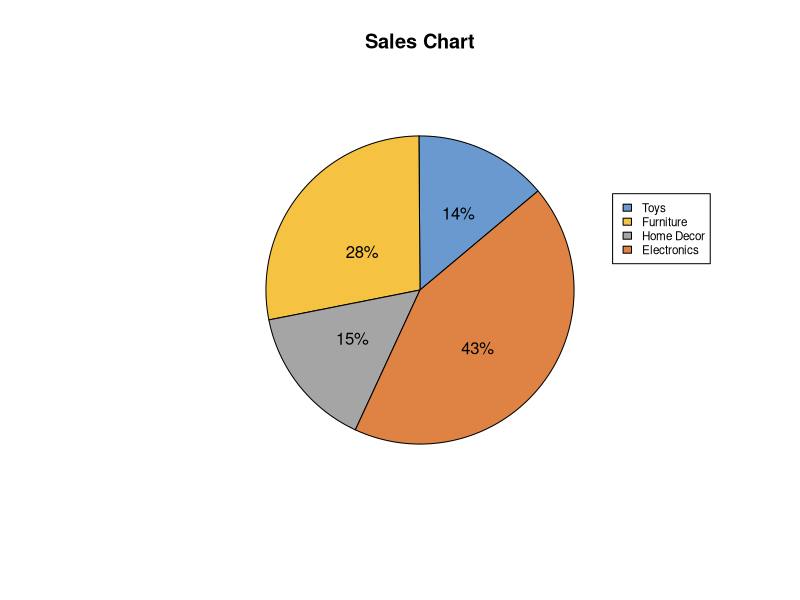
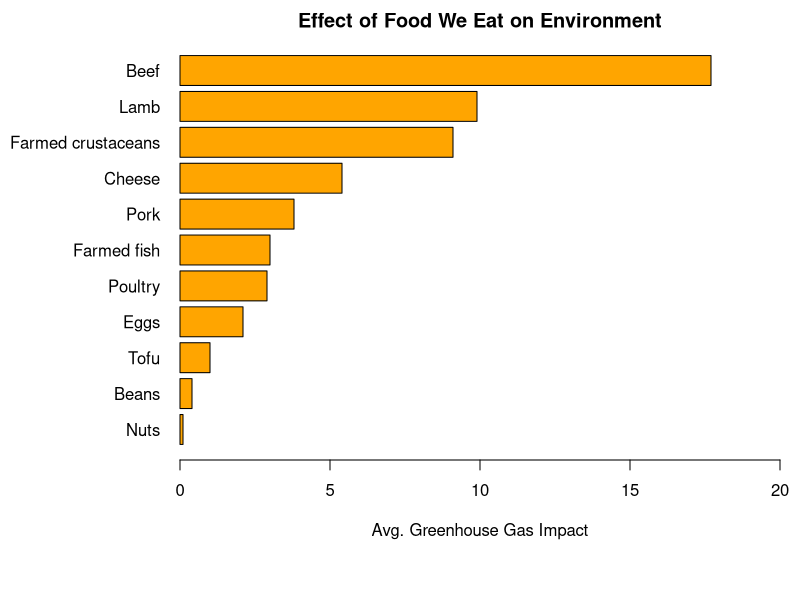
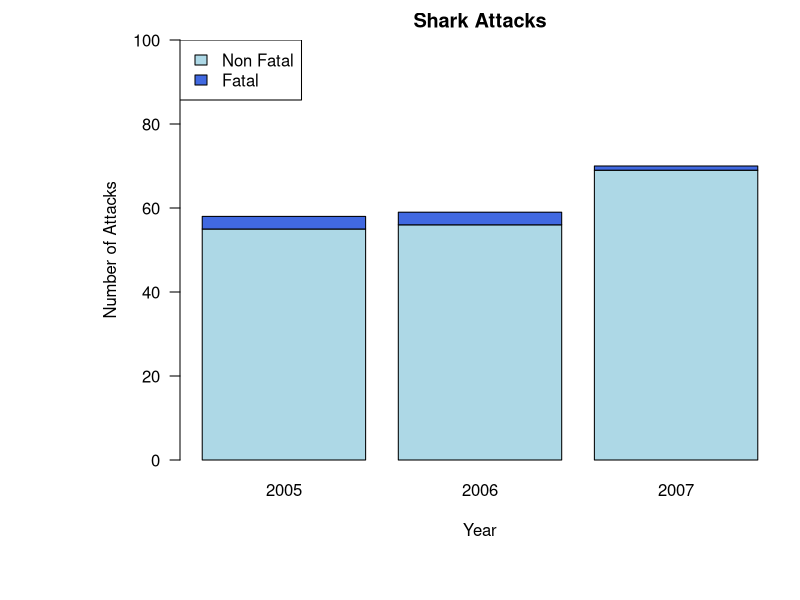
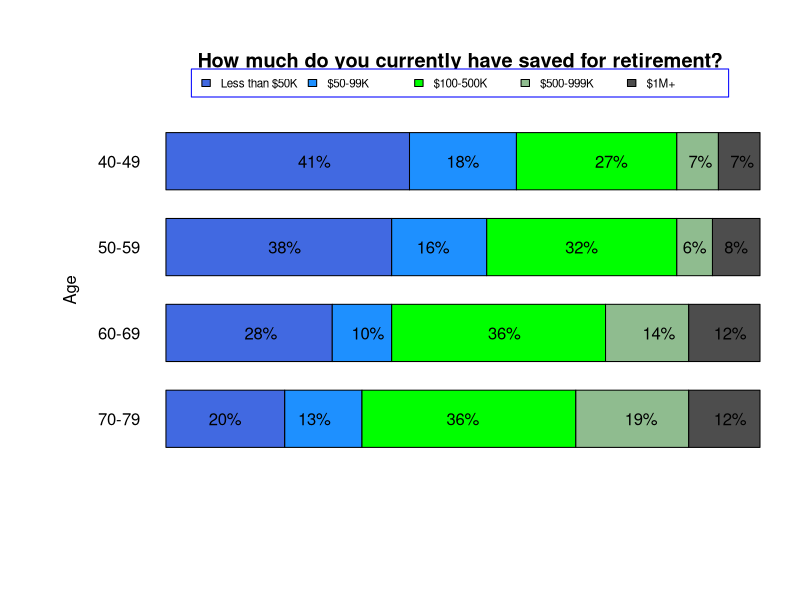
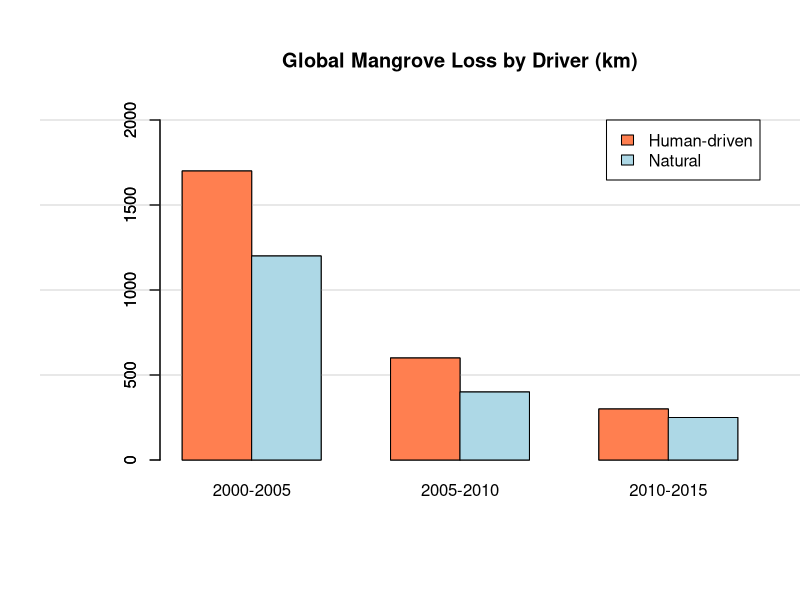
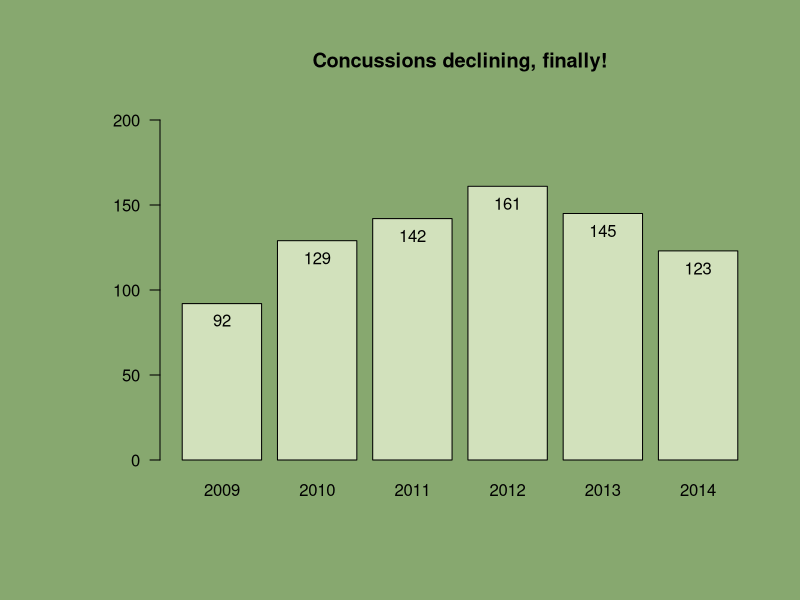
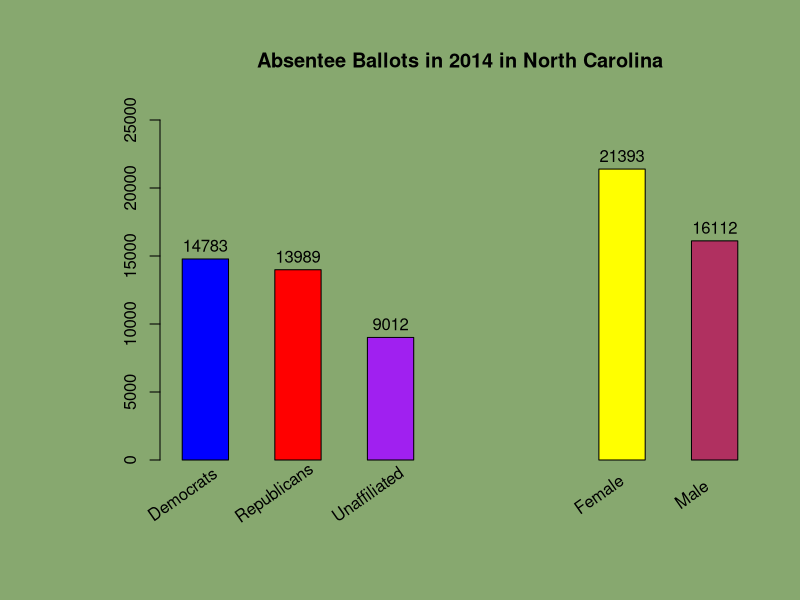
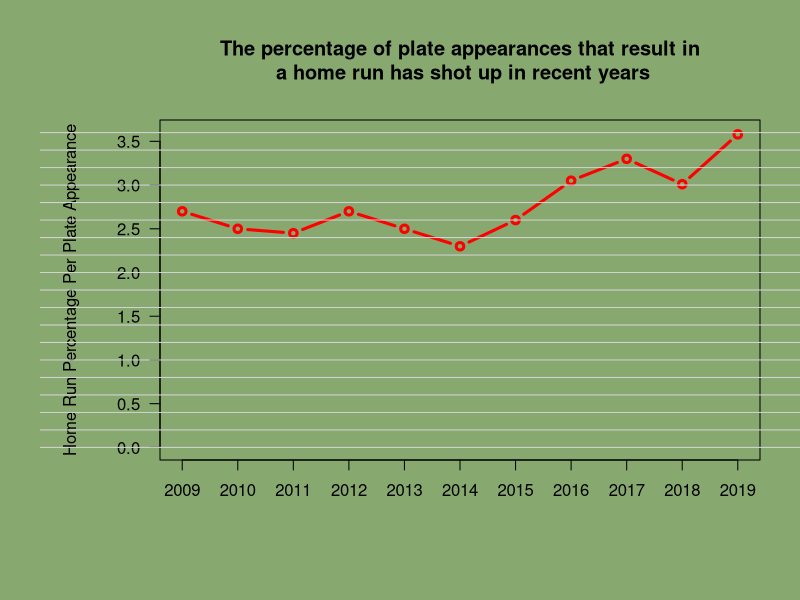

R code for these plots, in order:
## ---- chunk 1
knitr::opts_chunk$set(echo = TRUE)
## ---- chunk 2
mycolors <- c('#6A99D0', '#F5C242', '#A5A5A5', '#DE8344')
sales <- c(1728.02, 3456.04, 1851.45, 5307.49)
pie(sales, init.angle = 40, col = mycolors, labels = '', main = 'Sales Chart')
legend(1, 0.5, c("Toys","Furniture","Home Decor", 'Electronics'), 
       cex = 0.7, 
       fill = mycolors)
text(0.2, 0.4, '14%') 
text(-0.3, 0.2, '28%')
text(-0.35, -0.25, '15%') 
text(0.3, -0.3, '43%') # 0.3 and -0.3 in here are the x and y-coordinates of the text
## ---- chunk 3
par(mar = c(4, 7, 2, 1), oma = c(3, 2, 0, 0))
impact <-c(17.7, 9.9, 9.1, 5.4, 3.8, 3.0, 2.9, 2.1, 1, 0.4, 0.1)
food <-c("Beef", "Lamb", "Farmed crustaceans", "Cheese", "Pork", "Farmed fish", "Poultry", "Eggs", "Tofu", "Beans", "Nuts")
barplot(impact[order(impact,decreasing=FALSE)], 
        names.arg=food[order(impact,decreasing=FALSE)],  
        horiz = TRUE, las = 1, 
        col = "orange",
        xlim = c(0, 20), xlab = "Avg. Greenhouse Gas Impact", ylab = "",
        main = "Effect of Food We Eat on Environment"
        )
## ---- chunk 4
nonfatal <- c(55, 56, 69)
fatal <- c(3, 3, 1)
x <- as.matrix(rbind(nonfatal, fatal))
colnames(x) <- c("2005", "2006", "2007")
barplot(x, ylim = c(0, 100), col = c("lightblue", "royalblue"), 
        main = "Shark Attacks", xlab = "Year", ylab = "Number of Attacks", 
        las = 1) 

legend("topleft", legend = c("Non Fatal", "Fatal"), 
       fill = c("lightblue", "royalblue")
       )
## ---- chunk 5
savings <-matrix(c(20, 13, 36, 19, 12,
                   28, 10, 36, 14, 12,
                   38, 16, 32, 6, 8,
                   41, 18, 27, 7,7), nrow =5)
colnames(savings) <-c( "70-79", "60-69", "50-59", "40-49")
par(mar =c(4,6,6,2), mgp =c(4, 1, 0), xpd =TRUE)
pic <-barplot(savings, horiz =TRUE,  xaxt ="n", space =0.5,
              col =c("royalblue", "dodgerblue", "green", "darkseagreen", "gray30"), 
              main ="How much do you currently have saved for retirement?", 
              ylab ="Age", las =2)
legend("top", inset =-0.15, ncol =5, box.col ="blue", cex = 0.7,
       legend =c("Less than $50K", "$50-99K", "$100-500K", "$500-999K", "$1M+"),
       fill =c("royalblue", "dodgerblue", "green", "darkseagreen", "gray30"))

text(pic, x =c(10, 16, 20, 25), c("20%", "28%","38%", "41%"))
text(pic, x =c(25, 34, 45, 50), c("13%", "10%", "16%", "18%"))
text(pic, x =c(50, 57, 70, 75), c("36%", "36%", "32%", "27%"))
text(pic, x =c(80, 83, 89, 90), c("19%", "14%", "6%", "7%"))
text(pic, x =c(95, 95, 96, 97), c("12%", "12%", "8%", "7%"))

## ---- chunk 6
globalhuman <- c(1700, 600, 300)
globalnature <- c(1200, 400, 250)
x <- as.matrix(rbind(globalhuman, globalnature))
barplot(x, beside = TRUE, ylim = c(0, 2000))  # Initiate bargraph
abline(h = c(500, 1000, 1500, 2000),col = "lightgray") # Plot the grid lines
par(new = TRUE) # Continue to plot on the same panel

# Plot the bargraph again so that the grid lines are in the background
barplot(x, beside = TRUE, 
        ylim = c(0, 2000),
        col = c("coral", "lightblue"), 
        names.arg = c("2000-2005", "2005-2010", "2010-2015"), 
        main = "Global Mangrove Loss by Driver (km)")
legend("topright", legend = c("Human-driven", "Natural"), fill = c("coral", "lightblue"))
## ---- chunk 7
years <- c(2009, 2010, 2011, 2012, 2013, 2014)
concussions <- c(92, 129, 142, 161, 145, 123)

par(bg = "#87A86F") # Background color
pic <- barplot(concussions, names.arg = years, ylim = c(0, 200), las = 1,
               col = "#D2E1BC", 
               main = "Concussions declining, finally!")

text(pic, y = concussions - 10, labels = concussions) # Add texts
## ---- chunk 8
ballots <- c(14783, 13989, 9012, 21393, 16112)
groups <- c("Democrats", "Republicans", "Unaffiliated", "Female", "Male")
pic <- barplot(ballots, 
               xaxt = 'n', # Remove x lables
               cex.names = 0.7,
               main = "Absentee Ballots in 2014 in North Carolina",
               col = c("blue", "red", "purple", "yellow", "maroon"), 
               width = 0.5,
               space = c(1, 1, 1, 4, 1), 
               ylim = c(0, 25000))
text(pic, ballots + 1000, labels = ballots)
text(cex=1, x=c(1, 2, 3, 5.5, 6.5) - 0.5, y=-2500, groups, xpd=TRUE, srt=35) # Add x labels and rotate them
## ---- chunk 9
x <- c(2.7, 2.5, 2.45, 2.7, 2.5, 2.3, 2.6, 3.05, 3.3, 3.01, 3.58)
year <- 2009:2019
plot(year, x, type = "b", col = "red", ylim = c(0, 3.6), xaxt = "n", lwd = 3, las = 1,
     xlab = "Year",
     ylab = "Home Run Percentage Per Plate Appearance", 
     main = "The percentage of plate appearances that result in\n a home run has shot up in recent years")
abline(h = seq(0, 3.6, by = 0.2), col = "lightgray")
axis(1, at = 2009:2019, labels = 2009:2019)


